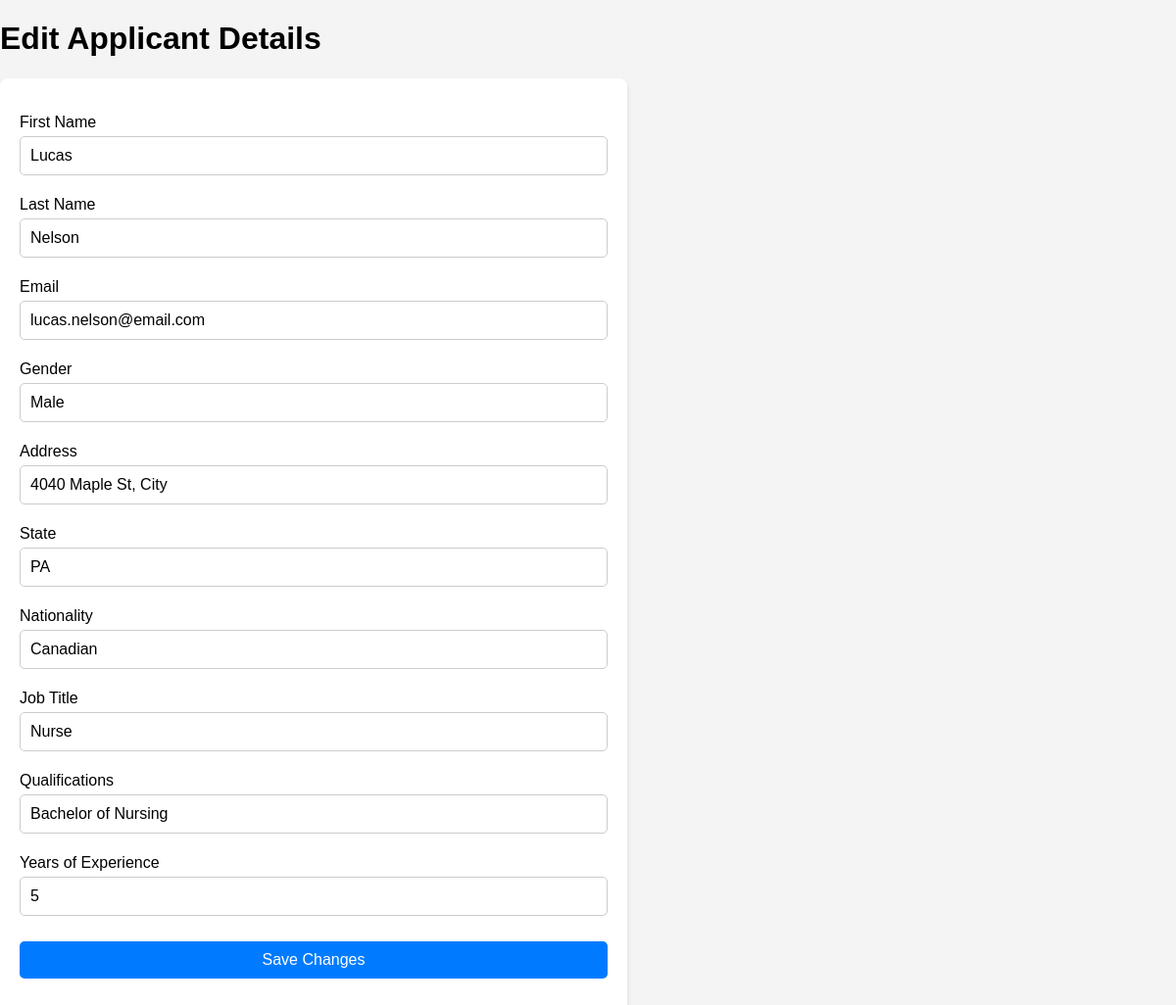
Page /edit.php?id=2 on the committed database.
### tables this page shows
CREATE TABLE applicant (
    id INT AUTO_INCREMENT PRIMARY KEY,
    first_name VARCHAR(255),
    last_name VARCHAR(255),
    email VARCHAR(255),
    gender VARCHAR(255),
    address VARCHAR(255),
    state VARCHAR(255),
    nationality VARCHAR(255),
    job_title VARCHAR(255),   
    qualifications VARCHAR(255),   
    years_of_experience INT,   
    date_added TIMESTAMP DEFAULT CURRENT_TIMESTAMP
);

### core/models.php (called while the page is built, shortened)
<?php
function getApplicantByID($pdo, $id) {
    $sql = "SELECT * FROM applicant WHERE id = ?";
    $stmt = $pdo->prepare($sql);
    $executeQuery = $stmt->execute([$id]);
    if ($executeQuery) {
        return $stmt->fetch();
    }
}
?>

### edit.php (the view, shortened to what this page needs)
<?php require_once 'core/handleForms.php'; ?>
<?php require_once 'core/models.php'; ?>
<!DOCTYPE html>
<html lang="en">
<head>
    <link rel="stylesheet" href="styles.css">
</head>
<body>
    <?php
    $getApplicantByID = getApplicantByID($pdo, $_GET['id']);
    ?>
    <h1>Edit Applicant Details</h1>
    <form action="core/handleForms.php?id=<?php echo $_GET['id']; ?>" method="POST">
        <p>
            <label for="firstName">First Name</label>
            <input type="text" name="first_name" value="<?php echo htmlspecialchars($getApplicantByID['first_name']); ?>" required>
        </p>
        <p>
            <label for="lastName">Last Name</label>
            <input type="text" name="last_name" value="<?php echo htmlspecialchars($getApplicantByID['last_name']); ?>" required>
        </p>
        <p>
            <label for="email">Email</label>
            <input type="email" name="email" value="<?php echo htmlspecialchars($getApplicantByID['email']); ?>" required>
        </p>
        <p>
            <label for="gender">Gender</label>
            <input type="text" name="gender" value="<?php echo htmlspecialchars($getApplicantByID['gender']); ?>" required>
        </p>
        <p>
            <label for="address">Address</label>
            <input type="text" name="address" value="<?php echo htmlspecialchars($getApplicantByID['address']); ?>" required>
        </p>
        <p>
            <label for="state">State</label>
            <input type="text" name="state" value="<?php echo htmlspecialchars($getApplicantByID['state']); ?>" required>
        </p>
        <p>
            <label for="nationality">Nationality</label>
            <input type="text" name="nationality" value="<?php echo htmlspecialchars($getApplicantByID['nationality']); ?>" required>
        </p>
        <p>
            <label for="jobTitle">Job Title</label>
            <input type="text" name="job_title" value="<?php echo htmlspecialchars($getApplicantByID['job_title']); ?>" required>
        </p>
        <p>
            <label for="qualifications">Qualifications</label>
            <input type="text" name="qualifications" value="<?php echo htmlspecialchars($getApplicantByID['qualifications']); ?>" required>
        </p>
        <p>
            <label for="yearsOfExperience">Years of Experience</label>
            <input type="number" name="years_of_experience" value="<?php echo htmlspecialchars($getApplicantByID['years_of_experience']); ?>" required>
        </p>
        <p>
            <input type="submit" value="Save Changes" name="editApplicantBtn">
        </p>
    </form>
</body>
</html>

### styles.css (style rules this page uses)
body { font-family: Arial, sans-serif; background-color: #f4f4f4; margin: 0; padding: 0; }
form { width: 100%; max-width: 600px; margin-bottom: 20px; padding: 20px; background-color: white; border-radius: 8px; box-shadow: 0px 4px 6px rgba(0, 0, 0, 0.1); }
input[type="text"], input[type="email"], input[type="number"], input[type="submit"], button { width: 100%; padding: 10px; margin: 5px 0; border-radius: 5px; border: 1px solid #ccc; font-size: 16px; box-sizing: border-box; }
input[type="submit"], button { background-color: #007BFF; color: white; border: none; cursor: pointer; }

### rows in the picture
applicant: first_name "Lucas", last_name "Nelson", email "lucas.nelson@email.com", gender "Male", address "4040 Maple St, City", state "PA", nationality "Canadian", job_title "Nurse", qualifications "Bachelor of Nursing", years_of_experience "5"
